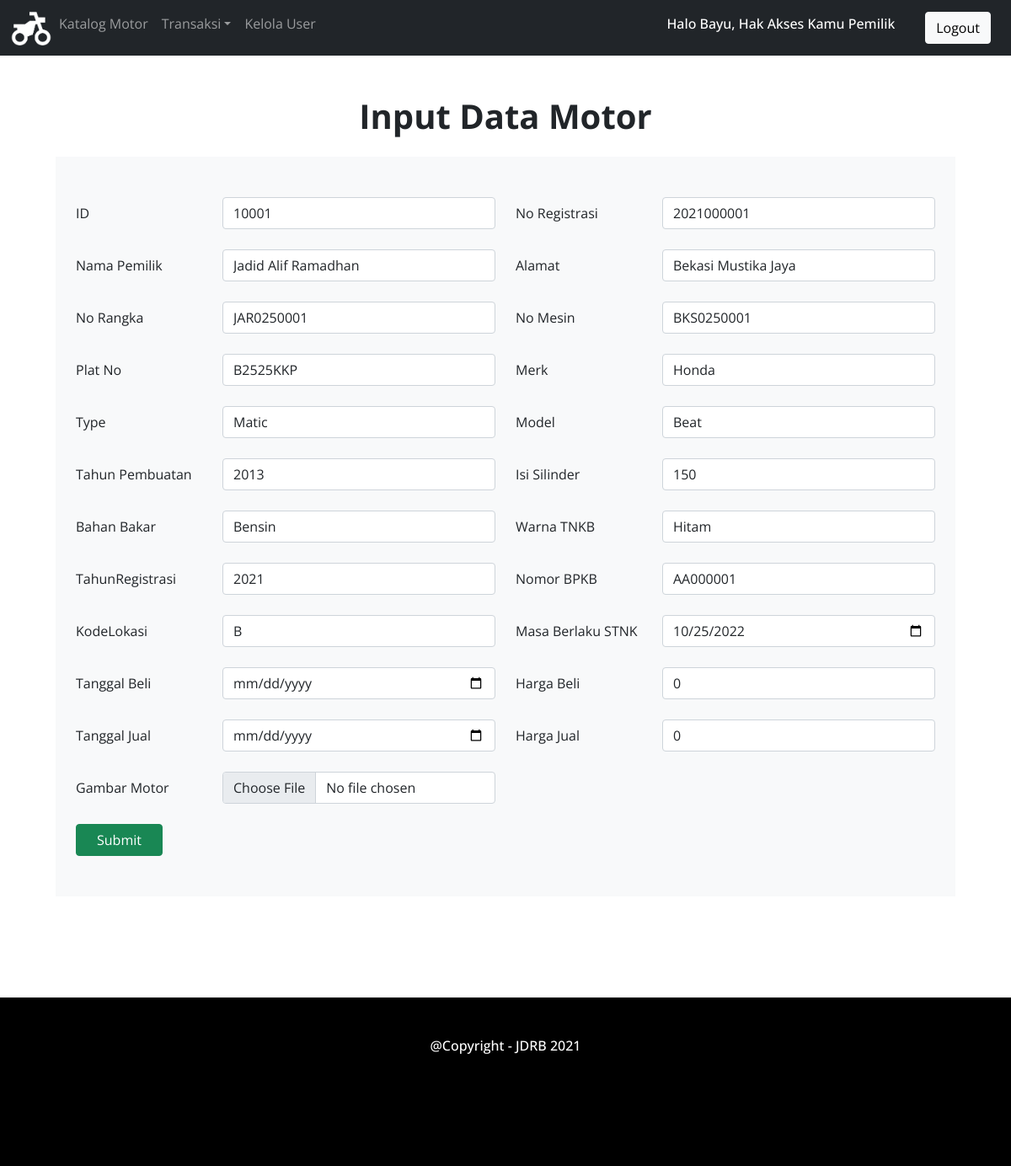
The app's page /home/Pemilik/identitas_motor_update.php?ID=10001 (signed in), older data.
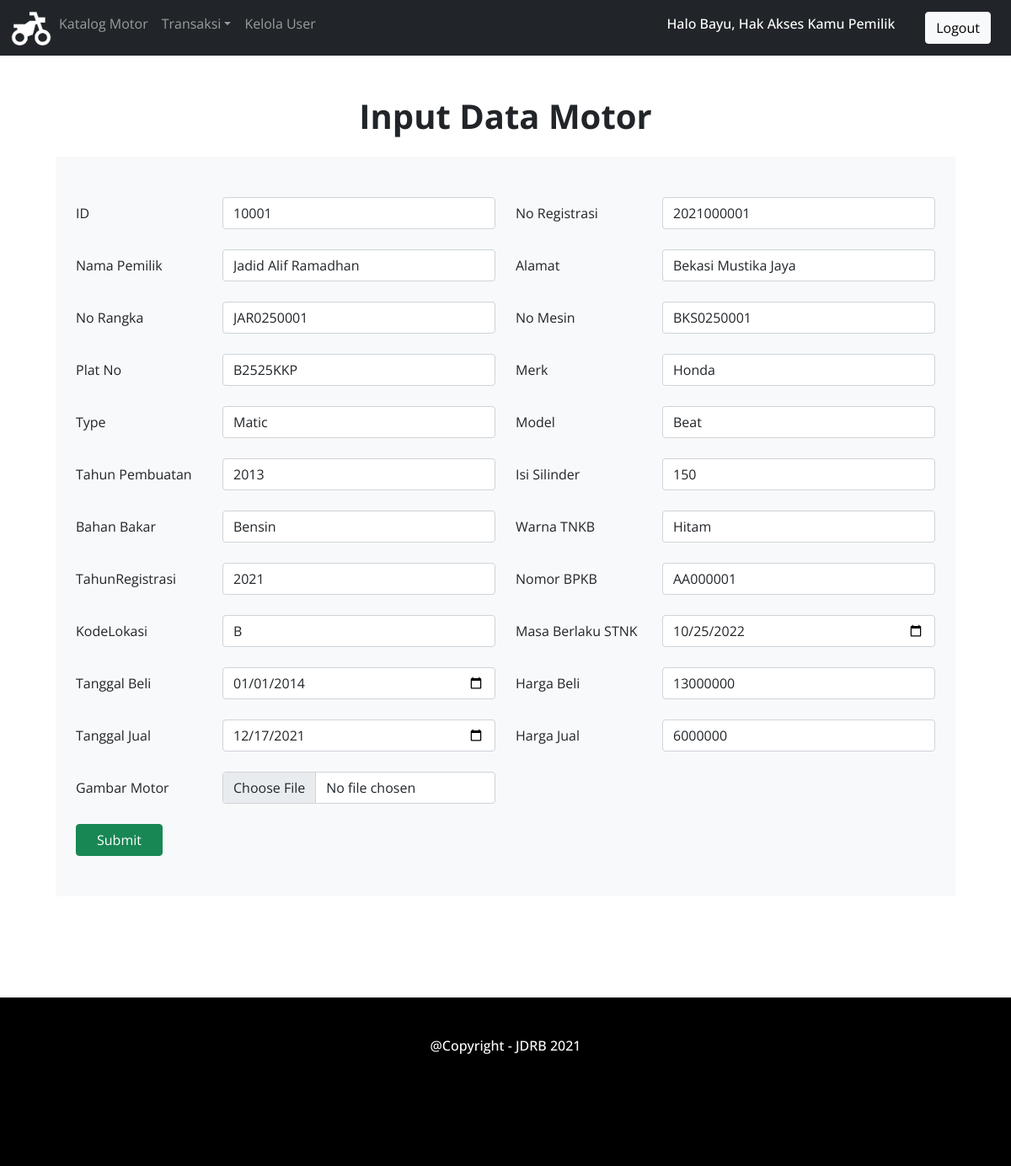
The same page, newer data.
### tables this page shows
CREATE TABLE `identitas_motor` (
  `ID` int(5) NOT NULL,
  `NoRegistrasi` int(10) NOT NULL,
  `NamaPemilik` varchar(25) NOT NULL,
  `Alamat` varchar(25) NOT NULL,
  `NoRangka` varchar(15) NOT NULL,
  `NoMesin` varchar(15) NOT NULL,
  `PlatNo` varchar(9) NOT NULL,
  `Merk` varchar(10) NOT NULL,
  `Type` varchar(15) NOT NULL,
  `Model` varchar(10) NOT NULL,
  `TahunPembuatan` year(4) NOT NULL,
  `IsiSilinder` int(5) NOT NULL,
  `BahanBakar` varchar(10) NOT NULL,
  `WarnaTNKB` varchar(10) NOT NULL,
  `TahunRegistrasi` year(4) NOT NULL,
  `NoBPKB` varchar(8) NOT NULL,
  `KodeLokasi` varchar(10) NOT NULL,
  `MasaBerlakuSTNK` date NOT NULL,
  `Gambar_Motor` varchar(255) NOT NULL,
  `Tgl_Beli` date DEFAULT NULL,
  `Harga_Beli` int(11) NOT NULL,
  `Tgl_Jual` date DEFAULT NULL,
  `Harga_Jual` int(11) NOT NULL
);

### home/Pemilik/identitas_motor_update.php (the view, shortened to what this page needs)
<!DOCTYPE html>
<html lang="en">
<head>
<link rel="stylesheet" href="../../bootstrap/css/bootstrap.min.css">
<link rel="stylesheet" href="../../style.css">
</head>
<body>
<nav class="navbar navbar-expand-sm bg-dark navbar-dark">
    <div class="container-fluid">
    <ul class="navbar-nav">
        <li class="nav-item">
            <a href="index.php"><img src="../../img/logo.png" class="logo-navbar"><a>
        </li>
        <li class="nav-item">
            <a class="nav-link" href="identitas_motor.php">Katalog Motor</a>
        </li>
        <li class="nav-item dropdown">
            <a class="nav-link dropdown-toggle" href="#" id="navbarDropdown" role="button" data-bs-toggle="dropdown" aria-haspopup="true" aria-expanded="false">Transaksi</a>
        </li>
        <li class="nav-item">
            <a class="nav-link" href="user.php">Kelola User</a>
        </li>
    </ul>
    <?php if (isset($_SESSION["Nama"])) : ?>
        <p class="h6 text-white mr-5">Halo <?php echo $_SESSION["Nama"] ?>, Hak Akses Kamu <?php echo $_SESSION["Akses"] ?></p>
    </div>
        <a href="../../logout.php" class="btn btn-light buttonnavbar">Logout</a>
    <?php else : ?>
        <a href="../../login.php" class="btn btn-light buttonnavbar">Login</a>
    <?php endif; ?>
</nav>
<div class="header">
    <h1 class="mt-5">Input Data Motor</h1>
</div>
<div class="container" >
		<div class="bg-light m-4 p-4">
            <?php
                include '../../koneksi.php';
                $ID=$_GET['ID'];
                $data=mysqli_query($koneksi,"SELECT * from identitas_motor where ID='$ID' ") or die(mysqli_error($koneksi));
                $identitas_motor=mysqli_fetch_array($data);
            ?>
			<form method="post" action="../../proses/identitas_motor_updateproses.php?ID=<?php echo $ID?>" enctype="multipart/form-data">
                <div class="form-group row my-4">
                    <label class="col-sm-2 col-form-label" for="ID">ID</label>
                    <div class="col-sm-4">
                        <input type="number" class="form-control" name="ID" value="<?php echo $identitas_motor['ID']?>" required>
                    </div>
                    <label class="col-sm-2 col-form-label" for="NoRegistrasi">No Registrasi</label>
                    <div class="col-sm-4">
                        <input type="number" class="form-control" name="NoRegistrasi" value="<?php echo $identitas_motor['NoRegistrasi']?>" required>
                    </div>
                </div>
                <div class="form-group row my-4">
                    <label class="col-sm-2 col-form-label" for="NamaPemilik">Nama Pemilik</label>
                    <div class="col-sm-4">
                        <input type="text" class="form-control" name="NamaPemilik" value="<?php echo $identitas_motor['NamaPemilik']?>" required>
                    </div>
                    <label class="col-sm-2 col-form-label" for="Alamat">Alamat </label>
                    <div class="col-sm-4">
                        <input type="text" class="form-control" name="Alamat" value="<?php echo $identitas_motor['Alamat']?>" required>
                    </div>
                </div>
                <div class="form-group row my-4">
                    <label class="col-sm-2 col-form-label" for="NoRangka">No Rangka</label>
                    <div class="col-sm-4">
                        <input type="text" class="form-control" name="NoRangka" value="<?php echo $identitas_motor['NoRangka']?>" required>
                    </div>
                    <label class="col-sm-2 col-form-label" for="NoMesin">No Mesin</label>
                    <div class="col-sm-4">
                        <input type="text" class="form-control" name="NoMesin" value="<?php echo $identitas_motor['NoMesin']?>" required>
                    </div>
                </div>
                <div class="form-group row my-4">
                    <label class="col-sm-2 col-form-label" for="PlatNo">Plat No</label>
                    <div class="col-sm-4">
                        <input type="text" class="form-control" name="PlatNo" value="<?php echo $identitas_motor['PlatNo']?>" required>
                    </div>
                    <label class="col-sm-2 col-form-label" for="Merk">Merk</label>
                    <div class="col-sm-4">
                        <input type="text" class="form-control" name="Merk" value="<?php echo $identitas_motor['Merk']?>" required>
                    </div>
                </div>
                <div class="form-group row my-4">
                    <label class="col-sm-2 col-form-label" for="Type">Type</label>
                    <div class="col-sm-4">
                        <input type="text" class="form-control" name="Type" value="<?php echo $identitas_motor['Type']?>" required>
                    </div>
                    <label class="col-sm-2 col-form-label" for="Model">Model</label>
                    <div class="col-sm-4">
                        <input type="text" class="form-control" name="Model" value="<?php echo $identitas_motor['Model']?>" required>
                    </div>
                </div>
                <div class="form-group row my-4">
                    <label class="col-sm-2 col-form-label" for="TahunPembuatan">Tahun Pembuatan</label>
                    <div class="col-sm-4">
                        <input type="year" class="form-control" name="TahunPembuatan" value="<?php echo $identitas_motor['TahunPembuatan']?>" required>
                    </div>
                    <label class="col-sm-2 col-form-label" for="IsiSilinder">Isi Silinder</label>
                    <div class="col-sm-4">
                        <input type="number" class="form-control" name="IsiSilinder" value="<?php echo $identitas_motor['IsiSilinder']?>" required>
                    </div>
                </div>
                <div class="form-group row my-4">
                    <label class="col-sm-2 col-form-label" for="BahanBakar">Bahan Bakar</label>
                    <div class="col-sm-4">
                        <input type="text" class="form-control" name="BahanBakar" value="<?php echo $identitas_motor['BahanBakar']?>" required>
                    </div>
                    <label class="col-sm-2 col-form-label" for="WarnaTNKB">Warna TNKB</label>
                    <div class="col-sm-4">
                        <input type="text" class="form-control" name="WarnaTNKB" value="<?php echo $identitas_motor['WarnaTNKB']?>" required>
                    </div>
                </div>
                <div class="form-group row my-4">
                    <label class="col-sm-2 col-form-label" for="TahunRegistrasi">TahunRegistrasi</label>
                    <div class="col-sm-4">
                        <input type="year" class="form-control" name="TahunRegistrasi" value="<?php echo $identitas_motor['TahunRegistrasi']?>" required>
                    </div>
                    <label class="col-sm-2 col-form-label" for="NoBPKB">Nomor BPKB</label>
                    <div class="col-sm-4">
                        <input type="text" class="form-control" name="NoBPKB" value="<?php echo $identitas_motor['NoBPKB']?>" required>
                    </div>
                </div>
                <div class="form-group row my-4">
                    <label class="col-sm-2 col-form-label" for="KodeLokasi">KodeLokasi </label>
                    <div class="col-sm-4">
                        <input type="text" class="form-control" name="KodeLokasi" value="<?php echo $identitas_motor['KodeLokasi']?>" required>
                    </div>
                    <label class="col-sm-2 col-form-label" for="MasaBerlakuSTNK">Masa Berlaku STNK </label>
                    <div class="col-sm-4">
                        <input type="date" class="form-control" name="MasaBerlakuSTNK" value="<?php echo $identitas_motor['MasaBerlakuSTNK']?>" required>
                    </div>
                </div>
                <div class="form-group row my-4">
                    <label class="col-sm-2 col-form-label" for="Tgl_Beli">Tanggal Beli </label>
                    <div class="col-sm-4">
                        <input type="date" class="form-control" name="Tgl_Beli" value="<?php echo $identitas_motor['Tgl_Beli']?>" required>
                    </div>
                    <label class="col-sm-2 col-form-label" for="Harga_Beli">Harga Beli </label>
                    <div class="col-sm-4">
                        <input type="text" class="form-control" name="Harga_Beli" value="<?php echo $identitas_motor['Harga_Beli']?>" required>
                    </div>
                </div>
                <div class="form-group row my-4">
                    <label class="col-sm-2 col-form-label" for="Tgl_Jual">Tanggal Jual </label>
                    <div class="col-sm-4">
                        <input type="date" class="form-control" name="Tgl_Jual" value="<?php echo $identitas_motor['Tgl_Jual']?>" required>
                    </div>
                    <label class="col-sm-2 col-form-label" for="Harga_Jual">Harga Jual </label>
                    <div class="col-sm-4">
                        <input type="text" class="form-control" name="Harga_Jual" value="<?php echo $identitas_motor['Harga_Jual']?>" required>
                    </div>
                </div>
                <div class="form-group row my-4">
                    <label class="col-sm-2 col-form-label" for="Gambar_Motor">Gambar Motor </label>
                    <div class="col-sm-4">
                        <input type="file" class="form-control" name="Gambar_Motor" value="<?php echo $identitas_motor['Gambar_Motor']?>" required>
                    </div>
                </div>
                <div class="form-group row my-4">
                    <div class="col-sm-10">
                        <input type="submit" class="btn btn-success px-4" name="Simpan"></button>
                    </div>
                </div>
            </form>
        </div>
    </div>
    <footer>
        <h6 class="text-center p-5"> @Copyright - JDRB 2021</h6>
    </footer>
</body>
</html>

### style.css (style rules this page uses)
body { font-family: "Open Sans"; width: 100%; height: 100%; }
h1 { font-weight: bold; text-align: center; }
footer { width: 100%; height: 200px; margin-top: 10%; background-color: black; }
h6 { color: white; }
.logo-navbar { width:50px; height:50px; }
.buttonnavbar { margin-left: 2%; float: right; margin-right: 2%; }

Row changes from the older to the newer data that the page shows:
changed identitas_motor "Jadid Alif Ramadhan": Tgl_Beli (not shown) → "01/01/2014"; Harga_Beli "0" → "13000000"; Tgl_Jual (not shown) → "12/17/2021"; Harga_Jual "0" → "6000000"
